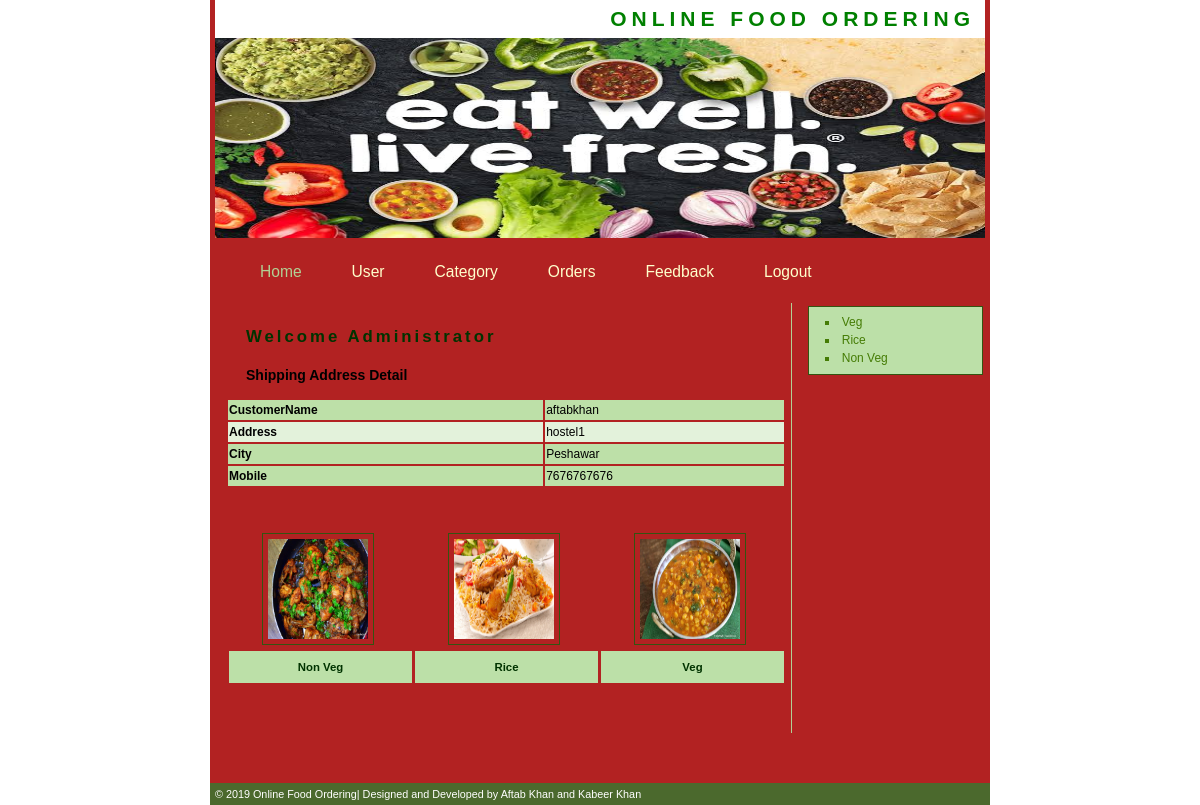
Screenshot of /Admin/Detail.php?CustomerId=1 with the database file from the repository.
### tables this page shows
CREATE TABLE IF NOT EXISTS `customer_registration` (
  `CustomerId` int(11) NOT NULL AUTO_INCREMENT,
  `CustomerName` varchar(20) NOT NULL,
  `Address` varchar(100) NOT NULL,
  `City` varchar(20) NOT NULL,
  `Email` varchar(50) NOT NULL,
  `Mobile` bigint(10) NOT NULL,
  `Gender` varchar(10) NOT NULL,
  `BirthDate` date NOT NULL,
  `UserName` varchar(20) NOT NULL,
  `Password` varchar(20) NOT NULL,
  PRIMARY KEY (`CustomerId`)
);

CREATE TABLE IF NOT EXISTS `category_master` (
  `CategoryId` int(11) NOT NULL AUTO_INCREMENT,
  `CategoryName` varchar(20) NOT NULL,
  `Description` varchar(200) NOT NULL,
  `Image` varchar(100) NOT NULL,
  PRIMARY KEY (`CategoryId`)
);

### Admin/Detail.php (the view, shortened to what this page needs)
<?php require_once('../Connections/cafeteria.php'); ?>
<?php
if (!function_exists("GetSQLValueString")) {
function GetSQLValueString($theValue, $theType, $theDefinedValue = "", $theNotDefinedValue = "")
{
  $theValue = get_magic_quotes_gpc() ? stripslashes($theValue) : $theValue;
  $theValue = function_exists("mysql_real_escape_string") ? mysql_real_escape_string($theValue) : mysql_escape_string($theValue);
  switch ($theType) {
    case "long":
    case "int":
      $theValue = ($theValue != "") ? intval($theValue) : "NULL";
      break;
  }
  return $theValue;
}
}
$colname_Recordset1 = "-1";
if (isset($_GET['CustomerId'])) {
  $colname_Recordset1 = $_GET['CustomerId'];
}
$query_Recordset1 = sprintf("SELECT CustomerName, Address, City, Mobile FROM customer_registration WHERE CustomerId = %s", GetSQLValueString($colname_Recordset1, "int"));
$Recordset1 = mysql_query($query_Recordset1, $cafeteria) or die(mysql_error());
$row_Recordset1 = mysql_fetch_assoc($Recordset1);
?><!DOCTYPE html PUBLIC "-//W3C//DTD XHTML 1.0 Transitional//EN" "http://www.w3.org/TR/xhtml1/DTD/xhtml1-transitional.dtd">
<html xmlns="http://www.w3.org/1999/xhtml">
<head>
<link href="style.css" rel="stylesheet" type="text/css" />
</head>
<body>
<div id="wrapper">
  <?php
  include "Header.php";
  ?>
  <div id="content">
    <h2><span style="color:#003300"> Welcome Administrator </span></h2>
    <p align="justify" class="style10">Shipping Address Detail</p>
    <table width="100%" border="0">
      <?php do { ?>
        <tr>
         <td bgcolor="#BDE0A8"><strong>CustomerName</strong></td>
        <td bgcolor="#BDE0A8"><?php echo $row_Recordset1['CustomerName']; ?></td></tr>
        <tr>  <td bgcolor="#E3F2DB"><strong>Address</strong></td>
        <td bgcolor="#E3F2DB"><?php echo $row_Recordset1['Address']; ?></td></tr>
        <tr> <td bgcolor="#BDE0A8"><strong>City</strong></td>
        <td bgcolor="#BDE0A8"><?php echo $row_Recordset1['City']; ?></td></tr>
        <tr> <td bgcolor="#BDE0A8"><strong>Mobile</strong></td>
        <td bgcolor="#BDE0A8"><?php echo $row_Recordset1['Mobile']; ?></td></tr>
        <?php } while ($row_Recordset1 = mysql_fetch_assoc($Recordset1)); ?>
    </table>
<?php
    include"categoryList.php";
    ?>
    <p>&nbsp;</p>
  </div>
 <?php
 include "Right.php";
 ?>
   <?php
 include "Footer.php";
 ?>
</div>
</body>
</html>

### Admin/Right.php (shortened to what this page needs)
<div id="right-col">
    <div class="scroll">
       <ul class="side">
           <?php
$con = mysql_connect("localhost","root");
$sql = "select * from Category_Master";
$result = mysql_query($sql,$con);
while($row = mysql_fetch_array($result))
{
$Id=$row['CategoryId'];
$CategoryName=$row['CategoryName'];
?>
     <li><a href="Products.php?CategoryId=<?php echo $Id;?>"><?php echo $CategoryName;?></a></li>
    <?php
	}
?>
    </ul>
  </div>
</div>

### Admin/style.css (style rules this page uses)
body { margin : 0; padding : 0; text-align : left; font : 75% "Trebuchet MS", verdana, arial, sans-serif; line-height : 1.5em; background : url(img/banner1.jpg); }
#wrapper { position : relative; width : 780px; margin-right : auto; margin-left : auto; padding : 0; border : 0px solid green; background: #B22222; }
#content { width : 560px; float : left; margin-top : 0; margin-left : 11px; padding : 5px; border-right : 1px solid #b2d094; }
#content p { padding : 0 20px; }
#right-col { width : 175px; margin : 5px 0 0 590px; border-left : 1px none #28460a; padding : 3px; }
div.scroll { height : auto; width : 160px; padding : 1ex; margin : 0 0 30px 5px; border : 1px solid #345411; background : #BCE0A8; color : #000; }
h2 { margin : 20px; font-size : 140%; letter-spacing : 3px; background : inherit; color : green; }
a:link, a:visited { text-decoration : none; background : inherit; color : #457C05; }
ul.side { list-style-type : square; padding : 0; margin : 0; background : inherit; color : #457C05; }
.side li { padding-left : 0.2em; margin-left : 2em; }

### Admin/Detail.php (style rules this page uses)
.style10 { font-size: 14px; font-weight: bold; }

### rows the page displays
customer_registration: CustomerName "aftabkhan", Address "hostel1", City "Peshawar", Mobile "7676767676"
category_master: CategoryName "Veg"
category_master: CategoryName "Rice"
category_master: CategoryName "Non Veg"
